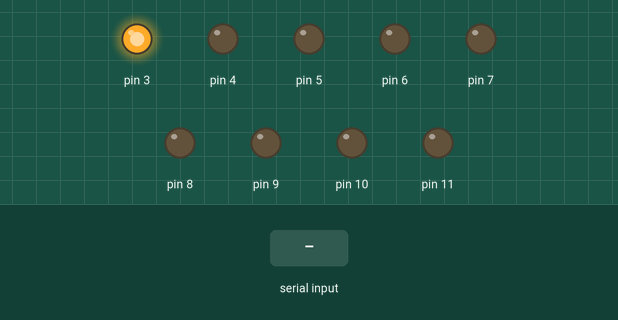
Recording of a program running on a simulated Arduino Uno, built with avr-gcc and run on an emulated ATmega328P. On the bench: output pins drawn as LEDs (lit = HIGH). The test bench sets the inputs (shaded band). What the program prints to the serial monitor is not drawn.

Above: at 1.2 s.
1.3 s: "1" received over Serial
At 2.1 s:
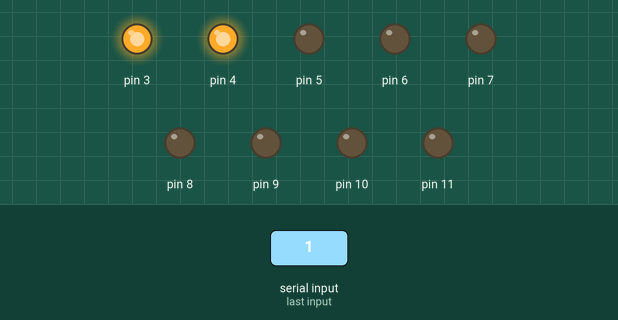
2.8 s: "2" received over Serial
At 3.2 s:
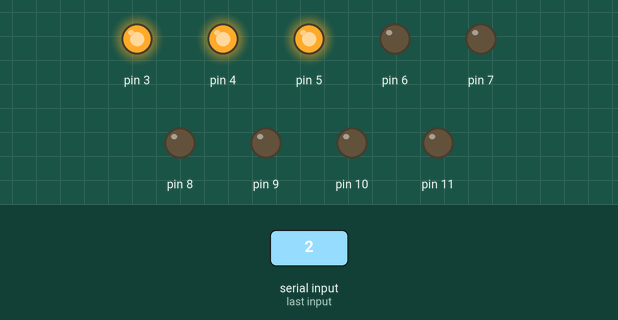
4.3 s: "0" received over Serial
At 4.7 s:
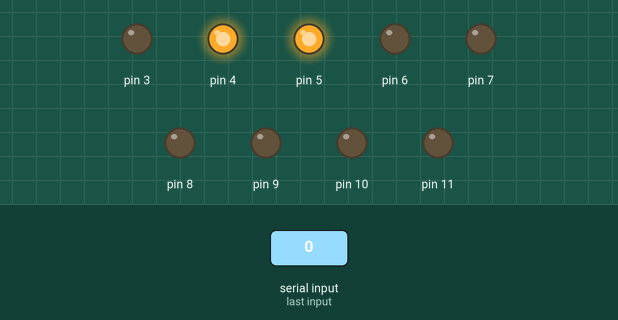
6.3 s: "1" received over Serial
At 7.1 s:
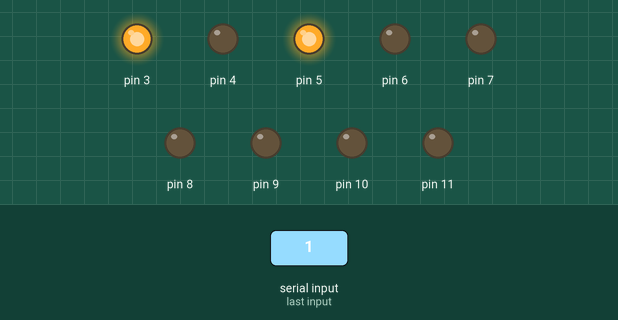
7.8 s: "0" received over Serial
At 8.2 s:
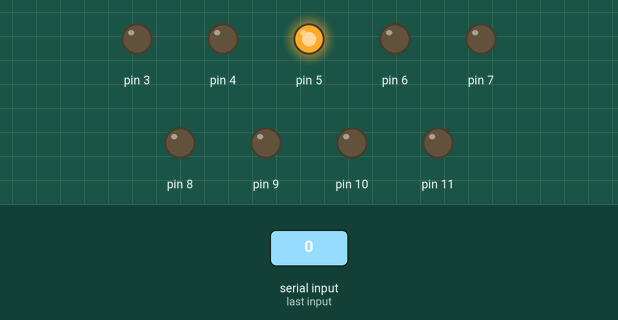
Timing chart, 0 to 10.8 s (numbered marks = the images above; inputs shaded):
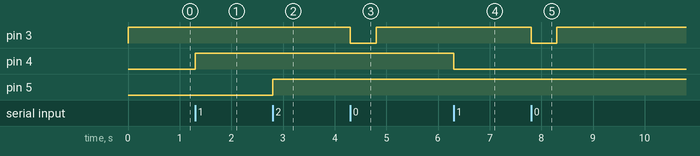

The program:

main.cpp
```cpp
#include <Arduino.h>
#include <main.h>
struct
{
  char key;
  char *name;
  int pin;
  int state;
  int delay;
} pins[] = {
    {'0', "RESET", 3, HIGH, 500},
    {'1', "DO1", 4, LOW, 0},
    {'2', "DO2", 5, LOW, 0},
    {'3', "DO3", 6, LOW, 0},
    {'4', "DO4", 7, LOW, 0},
    {'5', "DO5", 8, LOW, 0},
    {'6', "DO6", 9, LOW, 0},
    {'7', "DO7", 10, LOW, 0},
    {'8', "DO8", 11, LOW, 0},
    {0, NULL, 0, LOW, 0}};

void menu()
{
  Serial.println("\e[1H\e[2J"); //экран
  Serial.println("<MAIN MENU>");
  Serial.println("------------------------");

  int i = 0;
  while (pins[i].name)
  {
    Serial.print(pins[i].key);
    Serial.print(") ");
    Serial.print(pins[i].name);
    Serial.print(" state ");
    Serial.println(digitalRead(pins[i].pin));
    i++;
  }

  Serial.println("------------------------");
  Serial.flush();
}

int HandleInput(int receivedInt)
{
  int i = 0;
  while (pins[i].name)
  {
    if (receivedInt == pins[i].key)
    {
      if (pins[i].delay)
      {
        digitalWrite(pins[i].pin, LOW);
        delay(pins[i].delay);
        digitalWrite(pins[i].pin, HIGH);
      }
      else
      {
        int pin = pins[i].pin;
        digitalWrite(pin, !digitalRead(pin));
      }
      return 0;
    }
    i++;
  }

  return 1;
}

int show_menu;
void setup()
{
  Serial.begin(115200);

  int i = 0;
  while (pins[i].name)
  {
    int pin = pins[i].pin;
    pinMode(pin, OUTPUT);
    digitalWrite(pin, pins[i].state);
    i++;
  }

  show_menu = 1;
}

void loop()
{
  if (!Serial)
  {
    show_menu = 1;
    return;
  }

  if (show_menu)
  {
    menu();
    show_menu = 0;
  }

  if (Serial.available() > 0)
  {
    int status;

    status = HandleInput(Serial.read());
    menu();
    if (status)
    {
      Serial.println("Wrong input!");
    }
  }
}
```

main.h
```cpp

```

Measured:
- after the input at 1.3 s, pin 4: LOW → HIGH at once
- after the input at 2.8 s, pin 5: LOW → HIGH at once
- after the input at 4.3 s, pin 3: HIGH → LOW at once, → HIGH 0.50 s later
- after the input at 6.3 s, pin 4: HIGH → LOW at once
- after the input at 7.8 s, pin 3: HIGH → LOW at once, → HIGH 0.50 s later
